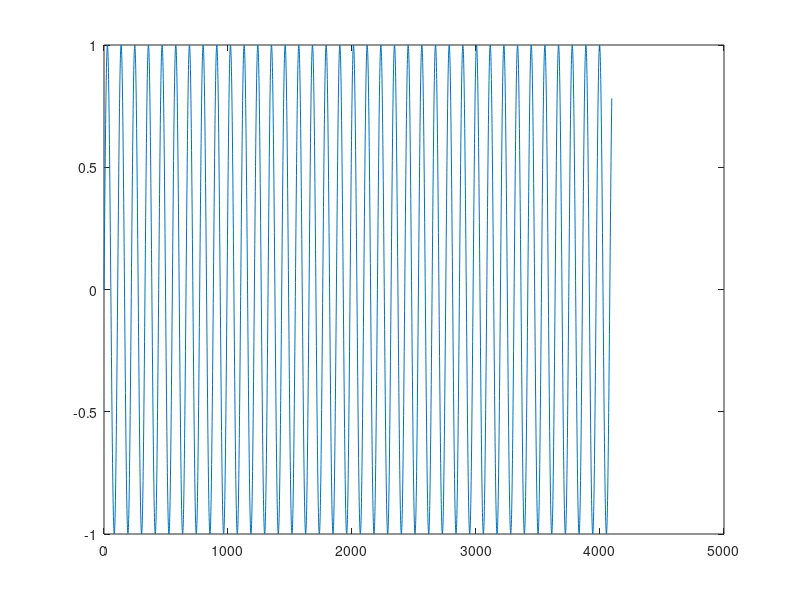

Write the MATLAB code that produced this figure. (Note: this script raises an error after producing the figure.)
% Parameters
f = 400;  % Hz 
m = 12; % length of signal
Fs = 44100; % sampling freq
T = 1 / Fs; % sample rate
L = 2^m;             % Length of signal   
t = (0:L-1)*T;        % Time vector
xg = sin(2*pi*f*t);
% generate sine wave
y = zeros(size(xg)); % used for any imaginary values (not needed)   
plot(Fs*t,xg)

dir = 1;
% call fft converted from C
[xout, y] = FFT(dir, m, xg, y); % Forward transform
% x stores the resulting FFT, to be used to grab max bin amplitude
%
dir = -1; % reverse and generate the og wave
[xr, y] = FFT(dir, m, xout, y); % reverse tranform 
display("Max bin frequency: " + find(abs(xout) == max(abs(xout)))) % find the max bin
display("Bin value: " + max(xout))
% Play the original sound
sound(xg, Fs);

% play the reproduced sound
sound(xr, Fs);

% Plot the magnitude spectrum
figure;
plot(Fs/L*(0:L-1),abs(xout),"LineWidth",3)
title("Complex Magnitude of fft Spectrum")
xlabel("f (Hz)")
ylabel("|fft(dir,m,x,y)|")

% output 440 Hz xg to a file for vitis input data
filePath = 'xinput.h';

% Open the file for writing
fileID = fopen(filePath, 'w');

% Check if the file was opened successfully
if fileID == -1
    error('Could not open the file for writing');
end
last = 2^m;
% write with delims
fprintf(fileID, 'double x = {');
fprintf(fileID, '%.4f,\n', xg(1:last-1)); % write all but last
fprintf(fileID, '%.4f', xg(last));  % write last element
fprintf(fileID, '}\n');

fclose(fileID);

disp('Vector successfully written to the file.');
